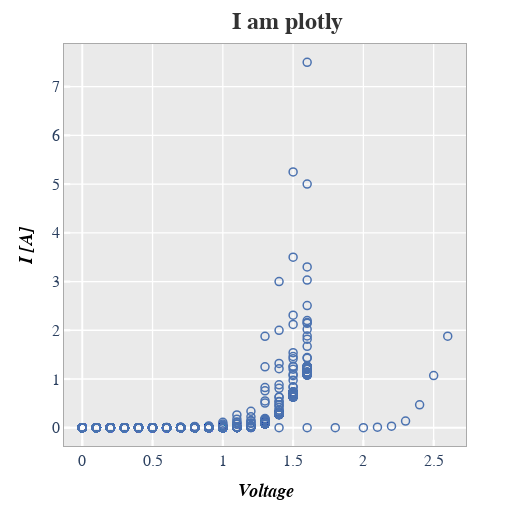

Here is the notebook cell this chart was saved with:
### Code cell
df = pd.read_csv(Path(fcp.__file__).parent / 'test_data/fake_data.csv')
fcp.plot(df, x='Voltage', y='I [A]', lines=False, ws_fig_ax=0, ax_size=[400, 400], title='I am plotly', engine='plotly', theme='gray_plotly')

### Figure 1 — Plotly figure (JSON) as saved in the notebook; plotly's stock layout.template omitted (floating-point values rounded to 4 significant figures; data arrays with more than 128 entries replaced by an {"elided": "..."} marker saying what was removed)
{"data": [{"marker": {"color": "#4b72b0", "line": {"color": "#4b72b0", "width": 1.5}, "size": 8, "symbol": "circle-open"}, "mode": "markers", "showlegend": true, "type": "scatter", "x": {"elided": "1836 float values"}, "xaxis": "x", "y": {"elided": "1836 float values"}, "yaxis": "y"}], "layout": {"autosize": false, "height": 510, "legend": {"x": 1}, "margin": {"b": 64, "l": 64, "r": 40, "t": 44}, "modebar": {"orientation": "v"}, "paper_bgcolor": "#ffffff", "plot_bgcolor": "#eaeaea", "showlegend": false, "title": {"font": {"color": "#333333", "family": "sans-serif", "size": 24}, "text": "<b>I am plotly</b>", "x": 0.5672, "xanchor": "center", "y": 0.9765}, "width": 506, "xaxis": {"anchor": "y", "domain": [0, 1], "gridcolor": "#ffffff", "griddash": "solid", "gridwidth": 1.3, "linecolor": "#aaaaaa", "linewidth": 1, "mirror": true, "range": [-0.13, 2.73], "showline": true, "showticklabels": true, "tickcolor": "#ffffff", "tickfont": {"family": "sans-serif", "size": 16}, "ticklen": 6.2, "ticks": "inside", "tickwidth": 2.2, "title": {"font": {"color": "#000000", "family": "sans-serif", "size": 18}, "standoff": 15, "text": "<i><b>Voltage</b></i>"}, "type": "linear"}, "yaxis": {"anchor": "x", "domain": [0, 1], "gridcolor": "#ffffff", "griddash": "solid", "gridwidth": 1.3, "linecolor": "#aaaaaa", "linewidth": 1, "mirror": true, "range": [-0.375, 7.875], "showline": true, "showticklabels": true, "tickcolor": "#ffffff", "tickfont": {"family": "sans-serif", "size": 16}, "ticklen": 6.2, "ticks": "inside", "tickwidth": 2.2, "title": {"font": {"color": "#000000", "family": "sans-serif", "size": 18}, "standoff": 15, "text": "<i><b>I [A]</b></i>"}, "type": "linear"}}}
